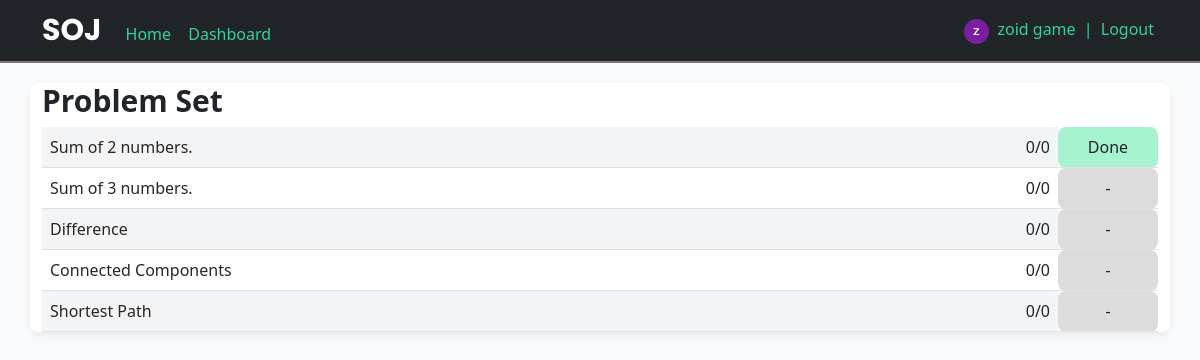
Screenshot of / (signed in) with the database file from the repository.
### SOJ/models.py (models this page shows, shortened)
class User(db.Model, UserMixin):
    id = db.Column(db.Integer, primary_key=True)
    username = db.Column(db.String(20), unique=True, nullable=False)
    email = db.Column(db.String(120), unique=True, nullable=False)
    image_file = db.Column(db.String(20), nullable=False, default='default.jpg')
    password = db.Column(db.String(60), nullable=False)

class Problem(db.Model):
    id = db.Column(db.Integer, primary_key=True)
    title = db.Column(db.String(100), nullable=False)
    statement = db.Column(db.String(1000), nullable=False)
    categories = db.Column(db.String(1000), nullable=True)
    input = db.Column(db.String(1000), nullable=False)
    output = db.Column(db.String(1000), nullable=False)
    constraint = db.Column(db.String(1000), nullable=False)
    solved = db.Column(db.Integer, nullable=False, default=0)
    tried = db.Column(db.Integer, nullable=False , default=0)

### SOJ/main/routes.py (the view)
@main.route("/home", methods=['GET', 'POST'])
@main.route("/", methods=['GET', 'POST'])
def home():
    problems = Problem.query.all()
    solved_status = ['-']*len(problems)
    if (current_user.is_authenticated):
        for prob_id in range(len(problems)):
            submission = Submission.query.filter_by(user_id=current_user.id, prob_id=prob_id+1, status='W').first()
            if submission:
                solved_status[submission.prob_id-1] = 'W'
            submission = Submission.query.filter_by(user_id=current_user.id, prob_id=prob_id+1, status='A').first()
            if submission:
                solved_status[submission.prob_id-1] = 'A'
    print(solved_status)
    return render_template("home.html", title='home', problems=problems, solved_status=solved_status, n=len(problems));

### SOJ/models.py (called while the page is built)
@login_manager.user_loader
def load_user(user_id):
    return User.query.get(int(user_id))

### SOJ/templates/home.html (shortened to what this page needs)
{% extends "layout.html" %}
{% block content %}
<div class="custom-card container p-0">
    <div class="container " style="margin-top:20px">
        <h5 style="font-weight: bold; font-size:30px;">Problem Set</h4>
    </div>
    <div class="container ">
        <table class="table my-0">
            {% for prob in problems %}
            <tr class="data-row" >
                <td>
                    <div class="d-flex flex-row">
                        <a class="task-link" href="{{ url_for('main.task', id=prob.id) }}">{{ prob.title }}</a>
                    </div>
                </td>
                <td style="text-align: right;">
                    {{ prob.solved }}/{{ prob.tried }}
                </td>
                {% if current_user.is_authenticated %}
                    {% if solved_status[prob.id-1] == 'A' %}
                        <td style="background-color: #a7f3d0; text-align:center; width:100px; border-radius: 8px; ">
                            Done
                        </td>
                    {% elif solved_status[prob.id-1] == 'W' or solved_status[prob.id-1] == 'T' %}
                        <td style="background-color: #f43f5e; text-align:center; border-radius: 8px; ">
                            Wrong
                        </td>
                    {% else %}
                        <td style="background-color: gainsboro; text-align:center; border-radius: 8px; ">
                            -
                        </td>
                    {% endif %}
                {% else %}
                    <td style="background-color: #d1d5db; text-align:center; border-radius: 8px; ">
                        -
                    </td>
                {% endif %}
            </tr>
            {% endfor %}
        </table>
    </div>
</div>
{% endblock %}

### SOJ/templates/layout.html (shortened to what this page needs)
<!DOCTYPE html>
<html>
<head>
    <link href="https://cdn.jsdelivr.net/npm/bootstrap@5.0.2/dist/css/bootstrap.min.css" rel="stylesheet">
    <link rel="stylesheet" href="{{ url_for('static', filename='css/layout.css') }}">
</head>
<body style="background-color: #f9fafb;">
    <nav class="navbar navbar-dark bg-dark ">
        <div class="container">
            <div>
                <a  class="navbar-brand" style="font-size:30px; font-weight: bold; font-family: 'Poppins', sans-serif;">SOJ</a>
                <a href="/" class="custom-link">Home</a>
                {% if current_user.is_authenticated %}
                    <a href="{{ url_for('main.dashboard') }}" class="custom-link" style="margin-left:5px;">Dashboard</a>
                {% endif %}
            </div>
            <div>
                {% if current_user.is_authenticated %}
                <img class="rounded-circle" src="{{ url_for('static', filename='profile_pics/' + current_user.image_file) }}" width="25" height="25" >
                    <a class="custom-link" href="{{ url_for('users.account') }}">{{ current_user.username }} </a><span style="color: #34d399  ;">| </span>
                    <a class="custom-link" href="{{ url_for('users.logout') }}">Logout</a>
                {% else %}
                    <a class="custom-link" href="{{ url_for('users.login') }}">Login</a>
                {% endif %}
        </div>
    </nav>
    {% block content %}{% endblock %}
</body>
</html>

### SOJ/static/css/layout.css (style rules this page uses)
.custom-card { background-color: white; padding: 10px ; border-radius: 8px; box-shadow: rgba(0, 0, 0, 0.04) 0px 2px 6px, rgba(0, 0, 0, 0.02) 0px 4px 8px, rgba(0, 0, 0, 0.02) 0px 6px 12px; }
a { transition: all 0.3s; }
.custom-link { text-decoration: None; padding: 4px; color: #34d399 ; }
.task-link { text-decoration: None; color: #292524; }
nav { border-bottom: 2px solid rgb(125, 117, 117); }

### rows the page displays
User: image_file (picture), username "zoid game"
Problem: title "Sum of 2 numbers.", solved "0", tried "0", shows "Done"
Problem: title "Sum of 3 numbers.", solved "0", tried "0"
Problem: title "Difference", solved "0", tried "0"
Problem: title "Connected Components", solved "0", tried "0"
Problem: title "Shortest Path", solved "0", tried "0"
